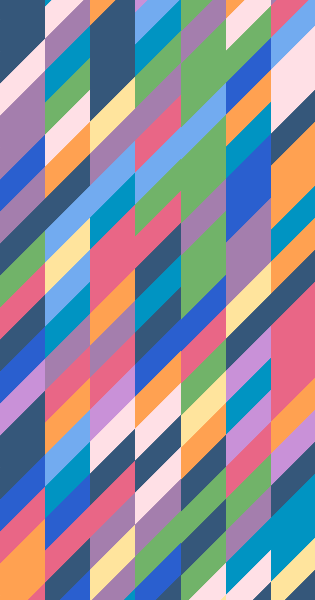
Frame 1 (no input)
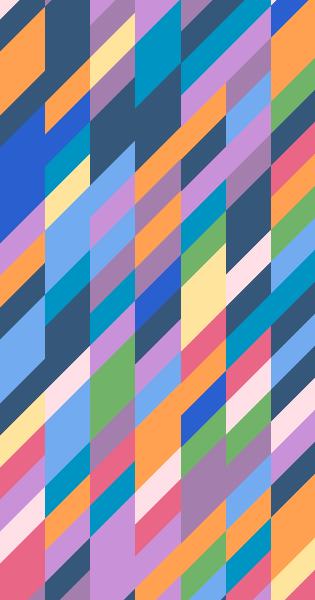
Frame 2 (the mouse pressed at the canvas centre, redrawn once)

The Processing sketch that drew these frames (run headless with seeded random() and noise(); the mouse was pressed at the canvas centre and the sketch redrawn once):

// Processing sketch: processing_4750
// ── processing_4750.pde

//Bridget Riley's "Shadow Play"
//Copyright (c) Bridget Riley 1990 All Right Resereved.



int foot=32;
int xpos,ypos;
float dlg = foot * sqrt(2);
int cc;
int sc;
int pets;

void setup(){
  //size(1280,1024);
  size(315,600);
  colorMode(RGB,350);
  smooth();
  background(#FFE0E6);
}

void draw(){
  noLoop();
  translate(-dlg,-2*foot);
  for(int q=0;q<width/dlg+1;q++){
    for(int x=1;x<height*2/foot;x++){
      for(int i=0;i<dlg;i++){
        stroke(cc);
        line(i,-i,i,foot+i);
      }
      xpos+=1;
      translate(0,foot);
      sc = round(random(12));
      switch(sc){
        case 1: cc = #2A5FCF; break;
        case 2: cc = #35577A; break;
        case 3: cc = #72ABF0; break;
        case 4: cc = #FFE0E6; break;
        case 5: cc = #C991D8; break;
        case 6: cc = #A47EAD; break;
        case 7: cc = #FFA151; break;
        case 8: cc = #E96686; break;

        case 10: cc = #0094C2; break;
        case 11: cc = #71B369; break;
        case 12: cc = #FFE49D; break;
        case 9: cc = #35577A; break; 
   
  //    case 9: cc = #F36F94; break;     
      }
      pets = x;
    }
    translate(dlg,-height*2+foot+3);
  }
}
//blue #2A5FCF
//bblue #35577A 
//lblue #72ABF0 
//white #FFE0E6
//purple #C991D8
//dpurple #A47EAD
//orange #FFA151
//dred #E96686
//red #F36F94
//green #0094C2
//lgreen #71B369
//lyellow #FFE49D
